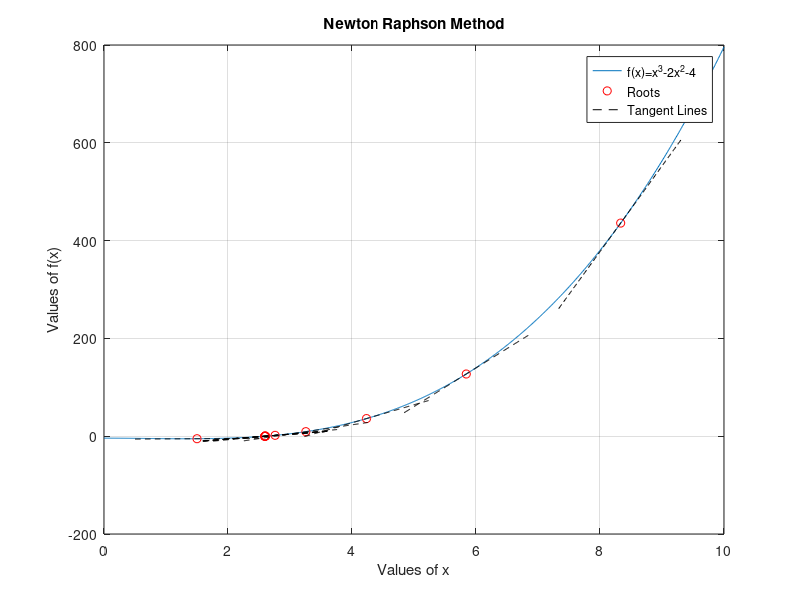

MATLAB code to generate this figure:
function Newton_Raphson = Task_004 ()

function y = f(x)
    y = x.^3 - 2*(x.^2)-4;
end

function S = g(x)
      S = 3*(x.^2)-4*x;
  end

 roots = [];

%f(a)<0
a = 0;
%f(b)>0
b = 3;
%A root lies between [a,b]
c= (a+b)/2;



roots = [];
tangent_lines=[];
i = 0;
tc=100000;
while (tc>0)

    roots = [roots; c];
    tangent_lines = [tangent_lines; [c,f(c),g(c)]];

      if(g(c)==0)
      fprintf("Divisible by zero");

     else

    if f(c) == 0
        break;

    else

       k = (c - (f(c)/g(c))) ;
       c=k;
    end
  end

    i = i + 1;
    tc=tc-1;
end

fprintf('Number of iterations need is: %d\n', i);
fprintf("The root is: ");
disp(c);

 x = linspace(0, 10, 1000);
 y = f(x);

 figure;
 plot(x, y);
hold on;
plot(roots, f(roots),'ro');

for i= 1:length(roots)
      x1= roots(i)-1:0.01:roots(i)+1;
      y1= tangent_lines(i,2)+ tangent_lines(i,3)*(x1-roots(i));
      plot(x1,y1,'k--');
   end;
hold off;
xlabel('Values of x');
ylabel('Values of f(x)');
title('Newton Raphson Method');
legend('f(x)=x^3-2x^2-4', 'Roots', 'Tangent Lines');
grid on;
endfunction
